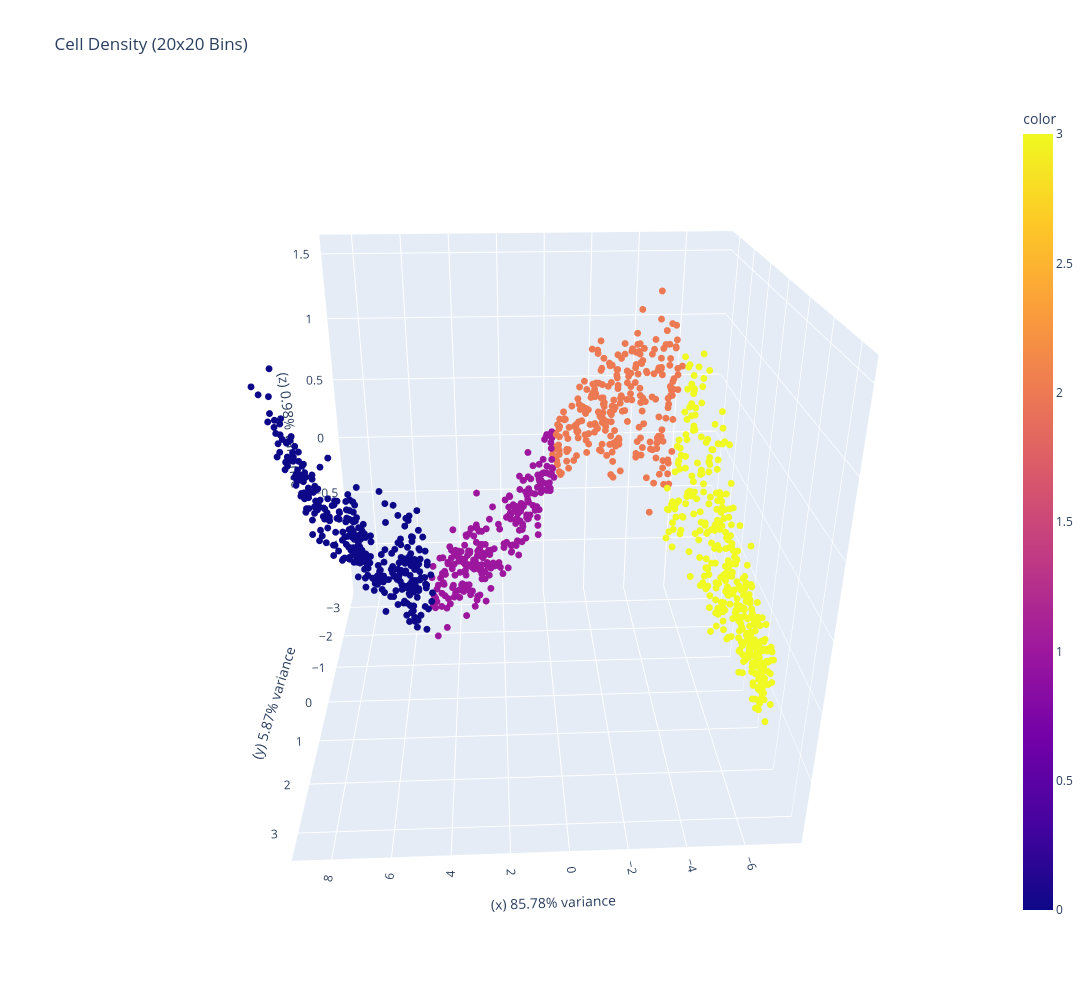

The code cell stored with this chart in its notebook:
### Markdown cell above
# **20x20 Bin Size**

### Code cell
compute_oos_and_partition(20)

### Figure 1 — Plotly figure (JSON) as saved in the notebook; plotly's stock layout.template omitted (floating-point values rounded to 4 significant figures; data arrays with more than 128 entries replaced by an {"elided": "..."} marker saying what was removed)
{"data": [{"hovertemplate": "(x) 85.78% variance=%{x}<br>(y) 5.87% variance=%{y}<br>(z) 0.98% variance=%{z}<br>color=%{marker.color}<extra></extra>", "legendgroup": "", "marker": {"color": {"elided": "1210 int values"}, "coloraxis": "coloraxis", "size": 4, "symbol": "circle"}, "mode": "markers", "name": "", "scene": "scene", "showlegend": false, "type": "scatter3d", "x": {"elided": "1210 float values"}, "y": {"elided": "1210 float values"}, "z": {"elided": "1210 float values"}}], "layout": {"autosize": false, "coloraxis": {"colorbar": {"title": {"text": "color"}}, "colorscale": [[0, "#0d0887"], [0.1111, "#46039f"], [0.2222, "#7201a8"], [0.3333, "#9c179e"], [0.4444, "#bd3786"], [0.5556, "#d8576b"], [0.6667, "#ed7953"], [0.7778, "#fb9f3a"], [0.8889, "#fdca26"], [1, "#f0f921"]]}, "height": 1000, "legend": {"tracegroupgap": 0}, "scene": {"aspectmode": "auto", "aspectratio": {"x": 1, "y": 1, "z": 1}, "camera": {"center": {"x": 0, "y": 0, "z": 0}, "eye": {"x": 0.09048, "y": 1.939, "z": 0.9589}, "projection": {"type": "perspective"}, "up": {"x": 0, "y": 0, "z": 1}}, "domain": {"x": [0, 1], "y": [0, 1]}, "xaxis": {"title": {"text": "(x) 85.78% variance"}, "type": "linear"}, "yaxis": {"title": {"text": "(y) 5.87% variance"}, "type": "linear"}, "zaxis": {"title": {"text": "(z) 0.98% variance"}, "type": "linear"}}, "title": {"text": "Cell Density (20x20 Bins)"}, "width": 1200}}
